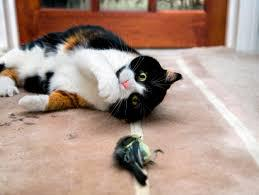
#> input picture IA-Danilo/AP4/cnd/test/cats/cat_118.jpg, 259 x 195 px
$ python -i segmentation.py   (imports and definitions only)
#> lines starting #> are read from the running program, lines starting #| are printed output that depends on the picture; after the words box and inside, x2 and y2 are one past the last pixel; in counts of white or black regions, pixels touching at a corner belong together
from skimage.feature import peak_local_max
from skimage.segmentation import watershed
from skimage.measure import find_contours
from skimage.morphology import dilation, disk, remove_small_objects, label
from scipy import ndimage
import numpy as np
import cv2

# Segmentação por Cor
# segmenta uma imagem com base em um intervalo de cores especificado. Usa o espaço de cores HSV (Hue, Saturation, Value),
# que é mais eficaz para trabalhar com cores em comparação ao espaço RGB.
def color_segmentation(image,lower_range,upper_range):
    if (len(image.shape)>2): #imagem colorida
        blur_image = cv2.medianBlur(image,5) #Aplica uma suavização para reduzir o ruído.
        hsv = cv2.cvtColor(blur_image, cv2.COLOR_RGB2HSV) #Converte a imagem de RGB para HSV.
        mask = cv2.inRange(hsv,lower_range,upper_range) # Cria uma máscara binária, destacando pixels dentro do intervalo de cor especificado.
        result = cv2.bitwise_and(image,image,mask=mask) # Aplica a máscara à imagem original para extrair a região de interesse.
    return 'Máscara Obtida', mask, 'Resultado da Segmentação', result

# Limiarização Binária
# Converte uma imagem para escala de cinza e, então, aplica uma limiarização binária.
# É útil para segmentar imagens com alto contraste entre o objeto e o fundo.
def threshold(image, t):
    if (len(image.shape)>2): #imagem colorida
        gray_image = cv2.cvtColor(image,cv2.COLOR_RGB2GRAY) #Converte para escala de cinza se a imagem for colorida.
    else:
        gray_image = image
    blur_image = cv2.medianBlur(gray_image,5)
    t, mask = cv2.threshold(blur_image,t,255,cv2.THRESH_BINARY_INV) #Aplica uma limiarização com um valor predefinido.
    mask = ndimage.binary_fill_holes(mask).astype(np.uint8) #Preenche buracos na máscara binária.
    result = cv2.bitwise_and(image,image,mask=mask) # Extrai os objetos usando a máscara obtida.
    return 'Máscara Obtida', mask, 'Resultado da Segmentação', result

#Limiarização de Otsu
# extensão da limiarização binária que calcula automaticamente um valor de limiar ótimo baseado no histograma da imagem.
def otsu_threshold(image):
    if (len(image.shape)>2): #imagem colorida
        gray_image = cv2.cvtColor(image,cv2.COLOR_RGB2GRAY)
    else:
        gray_image = image
    blur_image = cv2.medianBlur(gray_image,5) #Reduz ruído com filtro de mediana.
    t, mask = cv2.threshold(blur_image,0,255,cv2.THRESH_BINARY_INV | cv2.THRESH_OTSU) #Calcula automaticamente o limiar de Otsu e aplica a limiarização.
    mask = ndimage.binary_fill_holes(mask).astype(np.uint8) #Preenche buracos para formar regiões contínuas.
    result = cv2.bitwise_and(image,image,mask=mask) #Extrai a região segmentada usando a máscara gerada.
    return f'Máscara Obtida (Threshold = {t})', mask, 'Resultado da Segmentação', result

# Detecção de Bordas com Canny
# Um dos métodos mais eficientes para detecção de bordas, detectando variações significativas de intensidade.
def canny(image,lower_thresh_rate):
    if (len(image.shape)>2): #imagem colorida
        gray_image = cv2.cvtColor(image,cv2.COLOR_RGB2GRAY) #Converte para escala de cinza.
    else:
        gray_image = image
    blur_image = cv2.medianBlur(gray_image,5) #Suaviza a imagem.
    t, mask = cv2.threshold(blur_image,0,255,cv2.THRESH_BINARY_INV | cv2.THRESH_OTSU) #Estabelece limiares superior e inferior com base no método de Otsu.
    lower = int(t*lower_thresh_rate)#limiar inferior
    upper = t #Usa Otsu para definir o limiar superior.
    edges = cv2.Canny(blur_image,lower,upper) #Aplica o algoritmo de Canny para detectar bordas.
    (contours,h) = cv2.findContours(edges,cv2.RETR_EXTERNAL,cv2.CHAIN_APPROX_SIMPLE) #Identifica contornos das bordas detectadas
    result = cv2.drawContours(image.copy(),contours,-1,color=(0,225,0),thickness=3) # desenha na imagem original.
    return f'Bordas detectadas', edges, 'Resultado da Segmentação', result

#Segmentação Watershed
# Ideal para segmentar objetos conectados onde a distinção entre objetos adjacentes é difícil.
def watershed_segmentation(image):
    if (len(image.shape)>2): #imagem colorida
        gray_image = cv2.cvtColor(image,cv2.COLOR_RGB2GRAY)
    else:
        gray_image = image
    blur_image = cv2.medianBlur(gray_image,5)
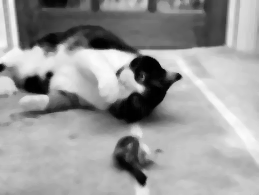
#> blur_image: shape (195, 259); min 0, max 252, mean 153.6
    t, mask = cv2.threshold(blur_image,0,255,cv2.THRESH_BINARY_INV | cv2.THRESH_OTSU) #Usa Otsu para definir um limiar.
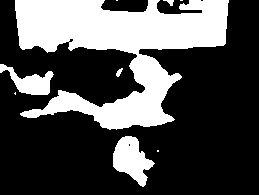
#> mask: shape (195, 259); 30.9% white; 9 white regions (4 under 20 px), largest, box (x1, y1, x2, y2) and area: (15, 0, 229, 130) 13557, (113, 136, 155, 187) 1198, (0, 64, 54, 95) 763, (116, 68, 123, 77) 34, (163, 0, 174, 6) 33
#> t = 129
    mask = ndimage.binary_fill_holes(mask).astype(np.uint8)
    # aplicar a transformação de distância
    distance = ndimage.distance_transform_edt(mask) #Calcula a transformação de distância euclidiana.
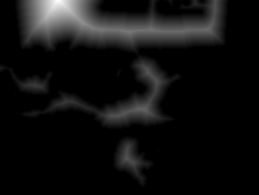
#> distance: shape (195, 259) float64; min 0, max 42.95, mean 2.8; drawn with min black and max white
    #encontrar o pontos onde a distância de cada pixel até o fundo da imagem
    #binária é máxima em sua vizinhança local
    dist_max = peak_local_max(distance,footprint=np.ones((3,3)), labels=mask) #Identifica os picos locais na imagem de distância, representando os pontos mais distantes do fundo.
#> dist_max = 187 pairs, first value 1 to 178, second value 1 to 215
    mask2 = np.zeros(distance.shape,dtype=bool)
    mask2[tuple(dist_max.T)] = True
    markers, _ = ndimage.label(mask2) #Marca regiões conectadas na máscara.
    #labels - uma matriz onde cada pixel da imagem de entrada é rotulado
    # com valores inteiros que indicam a qual bacia ele pertence
    labels=watershed(-distance,markers,mask=mask) #Aplica o algoritmo Watershed usando as marcações como marcadores.
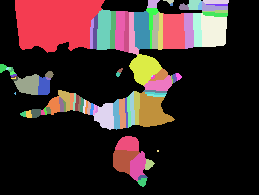
#> labels: shape (195, 259) int32; 92 distinct labels, from 0 to 91; one colour per label, 0 black
    #remover pequenas regiões ou bacias rotuladas pelos labels
    labels = remove_small_objects(labels,min_size=100) #Remove objetos pequenos que podem ser ruído.
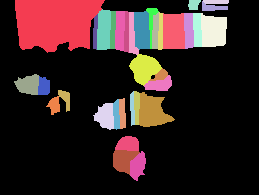
#> labels: shape (195, 259) int32; 35 distinct labels, from 0 to 88; one colour per label, 0 black

    #encontrar as bordas dos objetos segmentados pelo watershed
    contours = find_contours(labels,0.5) #Encontra contornos dos objetos segmentados
#> contours = 9 point arrays, longest 724 points
    #desenhar as bordas na imagem colorida
    result = image.copy()
    border_mask = np.zeros_like(result[:,:,0],dtype=bool)
    for contour in contours:
        contour = contour.astype(int)
        border_mask[contour[:,0], contour[:,1]] = True
#> this loop made 9 passes
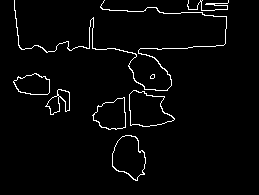
#> border_mask: shape (195, 259) bool; 2.9% white in thin lines or dots, all inside (x1, y1, x2, y2) = (13, 0, 229, 181)
    border_mask = dilation(border_mask,disk(2)) #dilata para visualização clara.
#> border_mask: shape (195, 259) bool; 12.4% white; 5 white regions, box (x1, y1, x2, y2) and area: (12, 0, 231, 132) 4625, (110, 133, 148, 183) 612, (43, 87, 72, 117) 492, (11, 71, 52, 97) 468, (148, 72, 157, 81) 59
    #atribuir a cor verde para a borda
    result[border_mask] = [0,255,0]
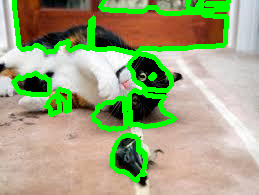
#> result: shape (195, 259, 3); mean R, G, B 156.5, 166.9, 125

    return f'Bordas detectadas', mask, 'Resultado da Segmentação', result

>>> import cv2
>>> picture = cv2.cvtColor(cv2.imread('../../IA-Danilo/AP4/cnd/test/cats/cat_118.jpg'), cv2.COLOR_BGR2RGB)
>>> result = watershed_segmentation(picture)

$ run again, on IA-Danilo/AP4/cnd/test/cats/cat_162.jpg
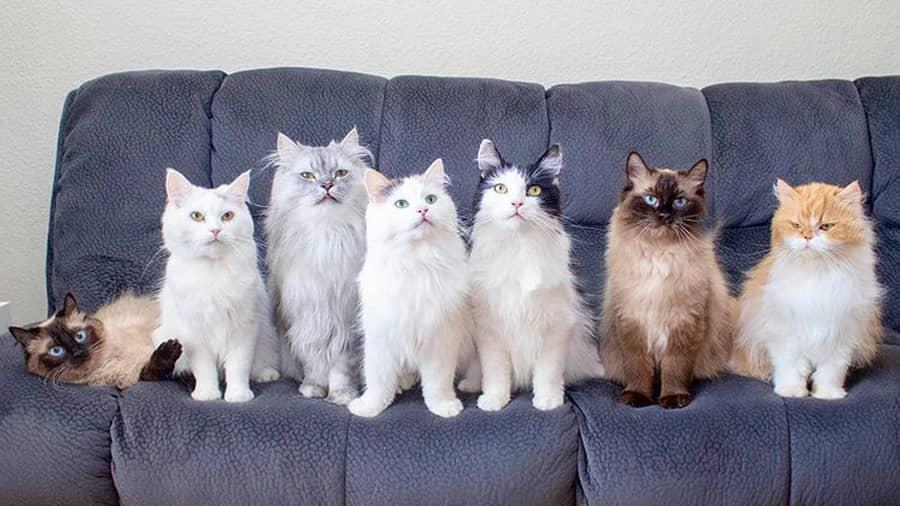
#> input picture IA-Danilo/AP4/cnd/test/cats/cat_162.jpg, 900 x 506 px
#> in watershed_segmentation, `t, mask = cv2.threshold(blur_image,0,255,cv2.THRESH_BINARY_INV | cv2.T..`:
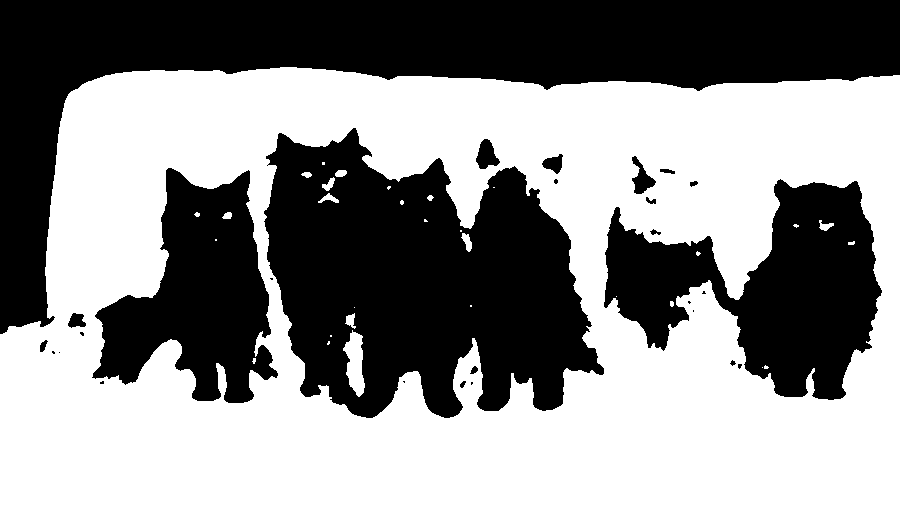
#> mask: shape (506, 900); 55% white; 28 black regions (12 under 20 px), largest, box (x1, y1, x2, y2) and area: (0, 0, 900, 334) 83315, (264, 128, 604, 418) 64359, (604, 179, 882, 400) 31782
#> t = 146
#> dist_max = [[504, 438], [504, 898], [504, 829], [504, 850], [504, 851], [504, 852], [504, 619], [504, 698], [504, 1]]
#> labels: shape (506, 900) int32; 8 distinct labels, from 0 to 7
#> contours = 1 point arrays, longest 1295 points
#> the loop in watershed_segmentation, `for contour in contours:` made 1 pass
#> in watershed_segmentation, `result[border_mask] = [0,255,0]`:
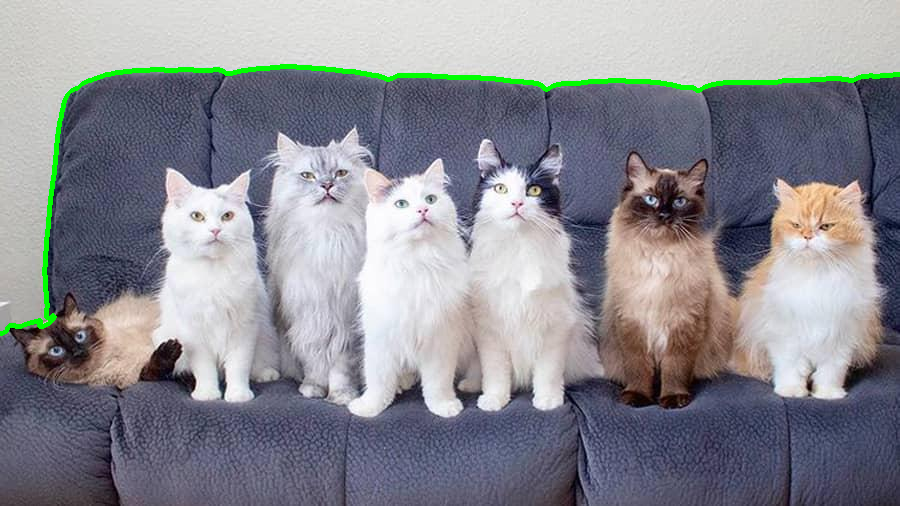
#> result: shape (506, 900, 3); mean R, G, B 138.6, 139.2, 146.6

$ run again, on IA-Danilo/AP4/cnd/test/cats/cat_203.jpg
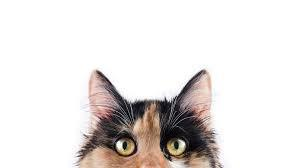
#> input picture IA-Danilo/AP4/cnd/test/cats/cat_203.jpg, 300 x 168 px
#> t = 172
#> dist_max = 50 pairs, first value 72 to 163, second value 83 to 213
#> contours = 3 point arrays, longest 370 points
#> the loop in watershed_segmentation, `for contour in contours:` made 3 passes
#> in watershed_segmentation, `result[border_mask] = [0,255,0]`:
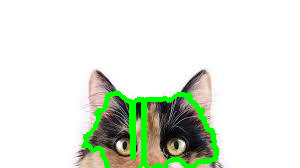
#> result: shape (168, 300, 3); mean R, G, B 222, 230.8, 217.5
